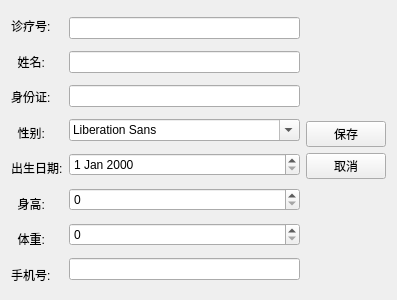
<?xml version="1.0" encoding="UTF-8"?>
<ui version="4.0">
 <class>PatientEditView</class>
 <widget class="QWidget" name="PatientEditView">
  <property name="geometry">
   <rect>
    <x>0</x>
    <y>0</y>
    <width>395</width>
    <height>300</height>
   </rect>
  </property>
  <property name="windowTitle">
   <string>编辑患者信息</string>
  </property>
  <layout class="QGridLayout" name="gridLayout">
   <item row="0" column="3">
    <layout class="QVBoxLayout" name="verticalLayout_3">
     <item>
      <spacer name="verticalSpacer">
       <property name="orientation">
        <enum>Qt::Orientation::Vertical</enum>
       </property>
       <property name="sizeHint" stdset="0">
        <size>
         <width>20</width>
         <height>40</height>
        </size>
       </property>
      </spacer>
     </item>
     <item>
      <widget class="QPushButton" name="pushButton">
       <property name="text">
        <string>保存</string>
       </property>
      </widget>
     </item>
     <item>
      <widget class="QPushButton" name="pushButton_2">
       <property name="text">
        <string>取消</string>
       </property>
      </widget>
     </item>
     <item>
      <spacer name="verticalSpacer_2">
       <property name="orientation">
        <enum>Qt::Orientation::Vertical</enum>
       </property>
       <property name="sizeHint" stdset="0">
        <size>
         <width>20</width>
         <height>40</height>
        </size>
       </property>
      </spacer>
     </item>
    </layout>
   </item>
   <item row="0" column="1">
    <layout class="QHBoxLayout" name="horizontalLayout">
     <item>
      <layout class="QVBoxLayout" name="verticalLayout_2">
       <item>
        <widget class="QLabel" name="label_3">
         <property name="text">
          <string>诊疗号:</string>
         </property>
        </widget>
       </item>
       <item>
        <widget class="QLabel" name="label_4">
         <property name="text">
          <string>  姓名:</string>
         </property>
        </widget>
       </item>
       <item>
        <widget class="QLabel" name="label">
         <property name="text">
          <string>身份证:</string>
         </property>
        </widget>
       </item>
       <item>
        <widget class="QLabel" name="label_2">
         <property name="text">
          <string>  性别:</string>
         </property>
        </widget>
       </item>
       <item>
        <widget class="QLabel" name="label_7">
         <property name="text">
          <string>出生日期:</string>
         </property>
        </widget>
       </item>
       <item>
        <widget class="QLabel" name="label_5">
         <property name="text">
          <string>  身高:</string>
         </property>
        </widget>
       </item>
       <item>
        <widget class="QLabel" name="label_6">
         <property name="text">
          <string>  体重:</string>
         </property>
        </widget>
       </item>
       <item>
        <widget class="QLabel" name="label_8">
         <property name="text">
          <string>手机号:</string>
         </property>
        </widget>
       </item>
      </layout>
     </item>
     <item>
      <layout class="QVBoxLayout" name="verticalLayout">
       <item>
        <widget class="QLineEdit" name="lineEdit_3"/>
       </item>
       <item>
        <widget class="QLineEdit" name="lineEdit_4"/>
       </item>
       <item>
        <widget class="QLineEdit" name="lineEdit"/>
       </item>
       <item>
        <widget class="QFontComboBox" name="fontComboBox"/>
       </item>
       <item>
        <widget class="QDateEdit" name="dateEdit"/>
       </item>
       <item>
        <widget class="QSpinBox" name="spinBox_2"/>
       </item>
       <item>
        <widget class="QSpinBox" name="spinBox_3"/>
       </item>
       <item>
        <widget class="QLineEdit" name="lineEdit_7"/>
       </item>
      </layout>
     </item>
    </layout>
   </item>
   <item row="0" column="4">
    <spacer name="horizontalSpacer">
     <property name="orientation">
      <enum>Qt::Orientation::Horizontal</enum>
     </property>
     <property name="sizeHint" stdset="0">
      <size>
       <width>19</width>
       <height>20</height>
      </size>
     </property>
    </spacer>
   </item>
   <item row="0" column="0">
    <spacer name="horizontalSpacer_2">
     <property name="orientation">
      <enum>Qt::Orientation::Horizontal</enum>
     </property>
     <property name="sizeHint" stdset="0">
      <size>
       <width>19</width>
       <height>20</height>
      </size>
     </property>
    </spacer>
   </item>
   <item row="0" column="2">
    <spacer name="horizontalSpacer_3">
     <property name="orientation">
      <enum>Qt::Orientation::Horizontal</enum>
     </property>
     <property name="sizeHint" stdset="0">
      <size>
       <width>40</width>
       <height>20</height>
      </size>
     </property>
    </spacer>
   </item>
  </layout>
 </widget>
 <resources/>
 <connections/>
</ui>
